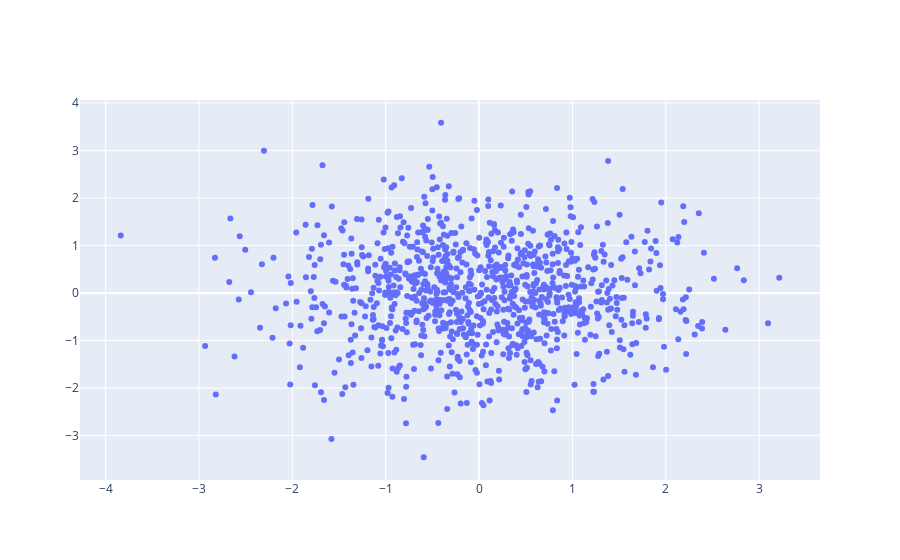

The notebook cell saved with this chart:
### Code cell
import plotly.graph_objects as go
import numpy as np

class Random:
    
    def scatter_plot_for_random_coordinates(self):
        """
        function to draw a scatter plot for 
        random 1000 x and y coordinates
        """
        N = 1000
        x1 = np.random.randn(N)
        y1 = np.random.randn(N)

        fig = go.Figure(data=go.Scatter(x = x1, y = y1, mode='markers'))
        fig.show()
        
if __name__ == "__main__" :
    Ran = Random()
    Ran.scatter_plot_for_random_coordinates()

### Figure 1 — Plotly figure (JSON) as saved in the notebook; plotly's stock layout.template omitted (floating-point values rounded to 4 significant figures; data arrays with more than 128 entries replaced by an {"elided": "..."} marker saying what was removed)
{"data": [{"mode": "markers", "type": "scatter", "x": {"elided": "1000 float values"}, "y": {"elided": "1000 float values"}}], "layout": {}}
